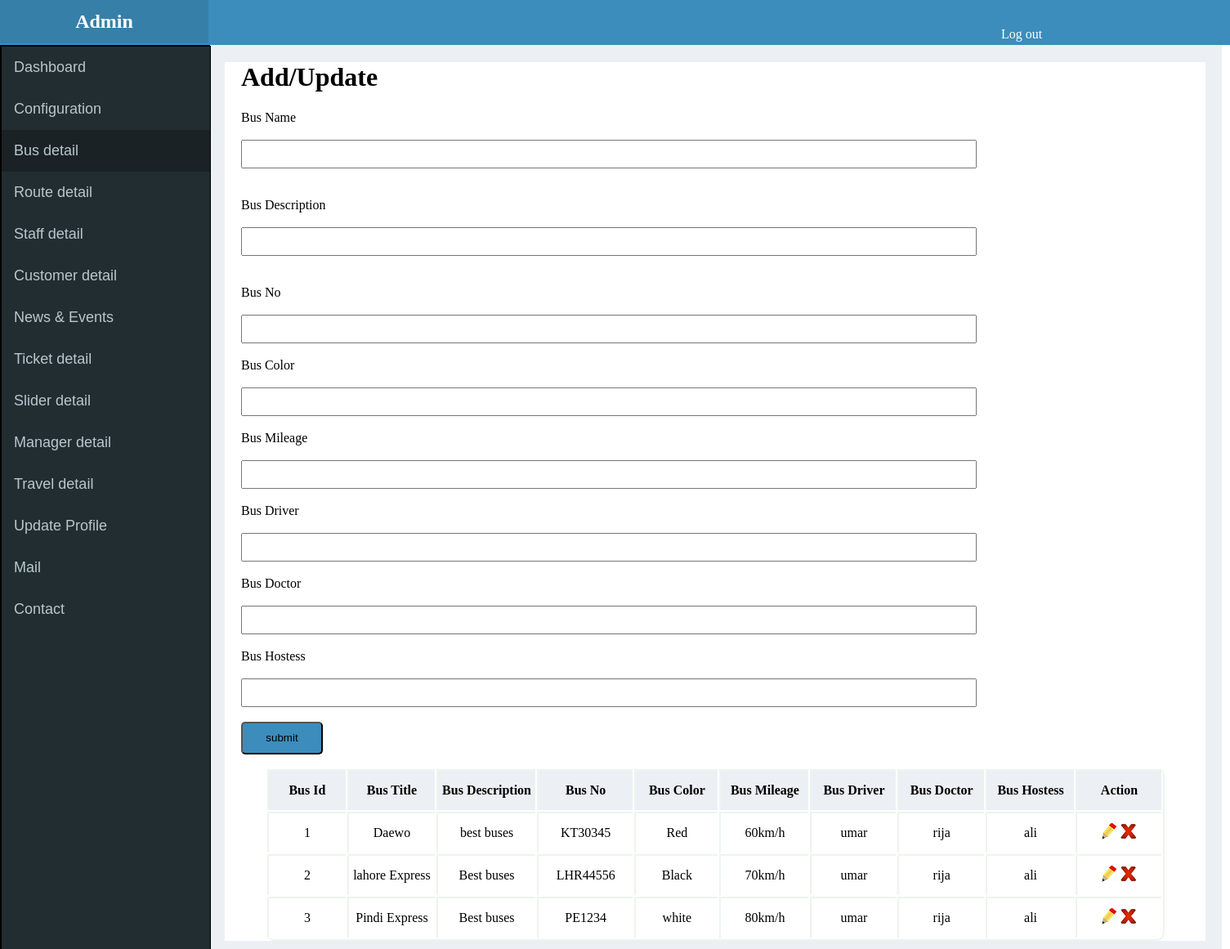
Page /admin/bus_detail.php on the committed database.
### tables this page shows
CREATE TABLE IF NOT EXISTS `vehicle_tbl` (
  `vehicle_id` int(11) NOT NULL,
  `vehicle_name` varchar(255) NOT NULL,
  `vehicle_description` varchar(255) NOT NULL,
  `vehicle_no` varchar(255) NOT NULL,
  `vehicle_color` varchar(255) NOT NULL,
  `vehicle_mileage` varchar(255) NOT NULL,
  `vehicle_driver` varchar(255) NOT NULL,
  `vehicle_doctor` varchar(255) NOT NULL,
  `vehicle_hostess` varchar(255) NOT NULL
);

### admin/classes/general.class.php (called while the page is built, shortened)
	<?php
class general
{
	function table_data($table,$where,$order,$limit)
	{
		$query = "select * from ".$table." ".$where." ".$order." ".$limit;
		$conn = mysqli_connect(HOST,USER,PASS,DB);
		$sql = mysqli_query($conn,$query);
		$i=0;
		while($row = mysqli_fetch_assoc($sql))
		{
			$data[$i] = $row;
			$i++;
		}
		return $data;
	}
}
?>

### admin/bus_detail.php (the view, shortened to what this page needs)
<?php
include('../config.php');
?>
<?php include(ADMIN_PATH.'include/header.php'); ?>
<?php include(ADMIN_PATH.'include/sidbar.php'); ?>
<?php
	$gen = new general;
	$table_data = $gen->table_data('vehicle_tbl','',"order by vehicle_id asc","");
	?>
<htlm>
<head>
<link rel="stylesheet" href="css/style.css">
</head>
<body>
<div class="main_body">
<div class="main_inner">
<div class="form_insert">
<h1>Add/Update</h1>
<form action="<?php echo ADMIN_URL; ?>action/general.action.php" method="post"	>
    Bus Name <br><br>
    <input type="text" name="vehicle_name"   value= "<?php if(isset($_GET['edit']) && $_GET['edit']!=""){echo $editdata ['vehicle_name']; } ?>"      required style="width:900px;height:35px;">	<div id="my_error_data"></div><br><br>
Bus Description<br><br>
<input type="text" name="vehicle_description"  value= "<?php if(isset($_GET['edit']) && $_GET['edit']!=""){echo $editdata ['vehicle_description']; } ?>" required style="width:900px;height:35px;"> <div id="my_error_data"></div><br><br>
Bus No<br><br>
<input type="text" name="vehicle_no"  value= "<?php if(isset($_GET['edit']) && $_GET['edit']!=""){echo $editdata ['vehicle_no']; } ?>" required style="width:900px;height:35px;"><br><br>
Bus Color	<br><br>
<input type="text" name="vehicle_color" value= "<?php if(isset($_GET['edit']) && $_GET['edit']!=""){echo $editdata ['vehicle_color']; } ?>" required  style="width:900px;height:35px;"><br><br>
Bus Mileage	<br><br>
<input type="text" name="vehicle_mileage"  value= "<?php if(isset($_GET['edit']) && $_GET['edit']!=""){echo $editdata ['vehicle_mileage']; } ?>" required  style="width:900px;height:35px;"><br><br>
Bus Driver	<br><br>
<input type="text" name="vehicle_driver"  value= "<?php if(isset($_GET['edit']) && $_GET['edit']!=""){echo $editdata ['vehicle_driver']; } ?>" required  style="width:900px;height:35px;"><br><br>
Bus Doctor	<br><br>
<input type="text" name="vehicle_doctor"  value= "<?php if(isset($_GET['edit']) && $_GET['edit']!=""){echo $editdata ['vehicle_doctor']; } ?>" required  style="width:900px;height:35px;"><br><br>
Bus Hostess	<br><br>
<input type="text" name="vehicle_hostess"  value= "<?php if(isset($_GET['edit']) && $_GET['edit']!=""){echo $editdata ['vehicle_hostess']; } ?>" required  style="width:900px;height:35px;"><br><br>
<input type="submit" name="submit" value="submit" style="width:100px;height:40px;background-color:#3C8DBC;border-radius:5px;">
</form>
</div>
<table style="border-bottom:2px solid #ECF5ED;border-right:2px solid #ECF5ED; width:1100px;margin:0 auto;border-radius:10px;">
<tr>
     <th style="background-color:#ECF0F5;height:50px;width:150px;border-color:#ECF5ED;">
		Bus Id
	</th>
	<th style="background-color:#ECF0F5;height:50px;width:150px;border-color:#ECF5ED;">
		Bus Title
	</th>
	<th style="background-color:#ECF0F5;height:50px;width:150px;border-color:#ECF5ED;">
		Bus Description
	</th>
	<th style="background-color:#ECF0F5;height:50px;width:150px;border-color:#ECF5ED;">
		Bus No
	</th>
	<th style="background-color:#ECF0F5;height:50px;width:150px;border-color:#ECF5ED;">
		Bus Color
	</th>
		<th style="background-color:#ECF0F5;height:50px;width:150px;border-color:#ECF5ED;">
		Bus Mileage
	</th>
		<th style="background-color:#ECF0F5;height:50px;width:150px;border-color:#ECF5ED;">
		Bus Driver
	</th>
		<th style="background-color:#ECF0F5;height:50px;width:150px;border-color:#ECF5ED;">
		Bus Doctor
	</th>
		<th style="background-color:#ECF0F5;height:50px;width:150px;border-color:#ECF5ED;">
		Bus Hostess
	</th>
	<th style="background-color:#ECF0F5;height:50px;width:150px;border-color:#ECF5ED;">
		Action
	</th>
</tr>
<?php
	$counter=0;
    foreach($table_data as $each_row){  $counter++ ?>
<tr style="border-bottom:1px solid #000;">
		<td style="background-color:#FFFFFF;height:50px;width:150px;border-color:#ECF5ED;">
	<?php echo $counter; ?>
	</td>
	<td style="background-color:#FFFFFF;height:50px;width:150px;border-color:#ECF5ED;">
	<?php echo $each_row['vehicle_name'] ?>
	</td>
	<td style="background-color:#FFFFFF;height:50px;width:150px;border-color:#ECF5ED;">
	   <?php echo $each_row['vehicle_description'] ?>
	</td>
	<td style="background-color:#FFFFFF;height:50px;width:150px;border-color:#ECF5ED;">
	<?php echo $each_row['vehicle_no'] ?>
	</td>
	<td style="background-color:#FFFFFF;height:50px;width:150px;border-color:#ECF5ED;">
	<?php echo $each_row['vehicle_color'] ?>
	</td>
	<td style="background-color:#FFFFFF;height:50px;width:150px;border-color:#ECF5ED;">
	<?php echo $each_row['vehicle_mileage'] ?>
	</td>
<td style="background-color:#FFFFFF;height:50px;width:150px;border-color:#ECF5ED;">
	<?php echo $each_row['vehicle_driver'] ?>
	</td>
<td style="background-color:#FFFFFF;height:50px;width:150px;border-color:#ECF5ED;">
	<?php echo $each_row['vehicle_doctor'] ?>
	</td>
<td style="background-color:#FFFFFF;height:50px;width:150px;border-color:#ECF5ED;">
	<?php echo $each_row['vehicle_hostess'] ?>
	</td>
	<td style="background-color:#FFFFFF;height:50px;width:150px;border-color:#ECF5ED;">
        <a href="<?php echo ADMIN_URL.'bus_detail.php?edit='.$each_row['vehicle_id'] ?>"><img src="image/edit.png"></a>
		<a onClick="return confirmation();" href="<?php echo ADMIN_URL.'bus_detail.php?delete='.$each_row['vehicle_id'] ?>"><img src="image/delete.png"></a>
		</td>
	</tr>
 <?php  } ?>
	</table>
	</div>
	</div>
</body>
</html>

### admin/css/style.css (style rules this page uses)
body { padding:0 auto; margin:0 auto; }
.main_body { width:1240px; height:auto; background-color:#ECF0F5; padding-bottom:10px; margin-left:255px; margin-top:55px; float:left; }
.main_inner { width:1200px; height:auto; background-color:#FFFFFF; margin-left:20px; margin-top:20px; }
.form_insert { width:1000px; height:auto; margin-left:20px; }

### admin/bus_detail.php (style rules this page uses)
table tr td { text-align:center;border-top:2px solid #000;border-left:2px solid #000;background-color:#FFFFFF; }
table tr th { text-align:center;border-top:2px solid #000;border-left:2px solid #000;background-color:#FFFFFF; }

### rows in the picture
vehicle_tbl: vehicle_name "Daewo", vehicle_description "best buses", vehicle_no "KT30345", vehicle_color "Red", vehicle_mileage "60km/h", vehicle_driver "umar", vehicle_doctor "rija", vehicle_hostess "ali"
vehicle_tbl: vehicle_name "lahore Express", vehicle_description "Best buses", vehicle_no "LHR44556", vehicle_color "Black", vehicle_mileage "70km/h", vehicle_driver "umar", vehicle_doctor "rija", vehicle_hostess "ali"
vehicle_tbl: vehicle_name "Pindi Express", vehicle_description "Best buses", vehicle_no "PE1234", vehicle_color "white", vehicle_mileage "80km/h", vehicle_driver "umar", vehicle_doctor "rija", vehicle_hostess "ali"
